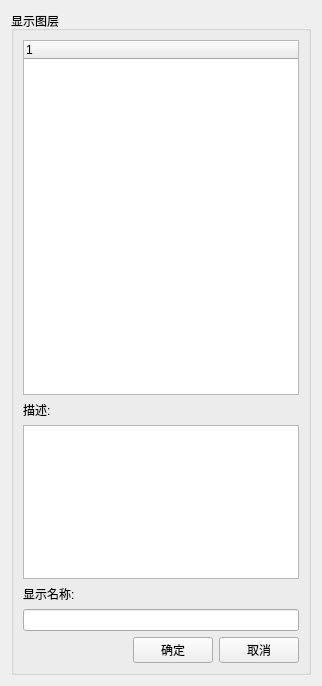
<?xml version="1.0" encoding="UTF-8"?>
<ui version="4.0">
 <class>AddTopicPage</class>
 <widget class="QWidget" name="AddTopicPage">
  <property name="geometry">
   <rect>
    <x>0</x>
    <y>0</y>
    <width>322</width>
    <height>686</height>
   </rect>
  </property>
  <property name="windowTitle">
   <string>Form</string>
  </property>
  <layout class="QGridLayout" name="gridLayout">
   <item row="0" column="0">
    <widget class="QGroupBox" name="groupBox">
     <property name="title">
      <string>显示图层</string>
     </property>
     <layout class="QVBoxLayout" name="verticalLayout_3" stretch="8,4,1,1">
      <item>
       <widget class="QTreeWidget" name="treeWidget">
        <column>
         <property name="text">
          <string notr="true">1</string>
         </property>
        </column>
       </widget>
      </item>
      <item>
       <layout class="QVBoxLayout" name="verticalLayout_2">
        <item>
         <widget class="QLabel" name="label">
          <property name="text">
           <string>描述:</string>
          </property>
         </widget>
        </item>
        <item>
         <widget class="QTextEdit" name="textEdit"/>
        </item>
       </layout>
      </item>
      <item>
       <layout class="QVBoxLayout" name="verticalLayout">
        <item>
         <widget class="QLabel" name="label_2">
          <property name="text">
           <string>显示名称:</string>
          </property>
         </widget>
        </item>
        <item>
         <widget class="QLineEdit" name="lineEdit"/>
        </item>
       </layout>
      </item>
      <item>
       <layout class="QHBoxLayout" name="horizontalLayout">
        <item>
         <spacer name="horizontalSpacer">
          <property name="orientation">
           <enum>Qt::Horizontal</enum>
          </property>
          <property name="sizeHint" stdset="0">
           <size>
            <width>40</width>
            <height>20</height>
           </size>
          </property>
         </spacer>
        </item>
        <item>
         <widget class="QPushButton" name="btn_ok">
          <property name="text">
           <string>确定</string>
          </property>
         </widget>
        </item>
        <item>
         <widget class="QPushButton" name="btn_cancel">
          <property name="text">
           <string>取消</string>
          </property>
         </widget>
        </item>
       </layout>
      </item>
     </layout>
    </widget>
   </item>
  </layout>
 </widget>
 <resources/>
 <connections/>
</ui>
